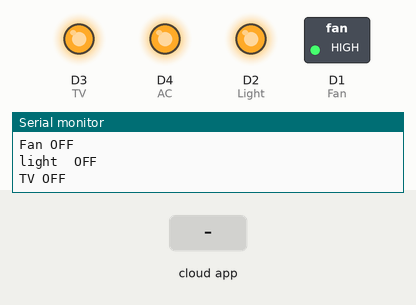
Recording of a sketch running on a simulated ESP8266 (NodeMCU). Shown: switched loads named in the sketch (green lamp = pin HIGH), output pins drawn as LEDs (lit = HIGH), the last lines printed to the serial monitor. The test bench sets the inputs (shaded band). WiFi joins after 1.5 s; servers stay silent unless stated; the Firebase database answers and starts empty.

Above: at 3.3 s.
3.4 s: the phone or cloud app sets S1 to 1
At 4.4 s:
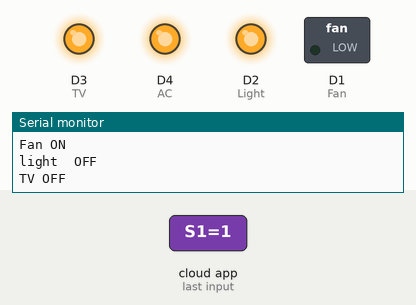
4.9 s: the phone or cloud app sets S2 to 1
At 6.6 s:
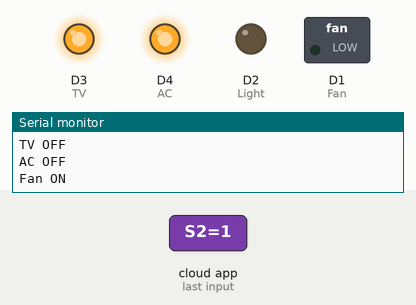
6.9 s: the phone or cloud app sets S3 to 1
At 8.5 s:
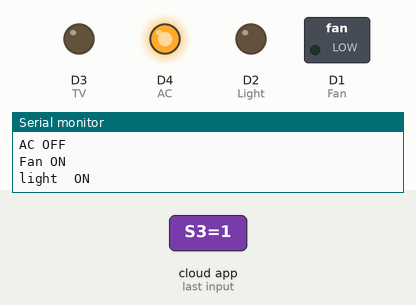
8.8 s: the phone or cloud app sets S4 to 1
At 9.7 s:
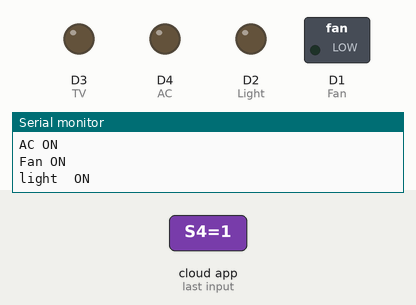
10.8 s: the phone or cloud app sets S1 to 0
At 11.9 s:
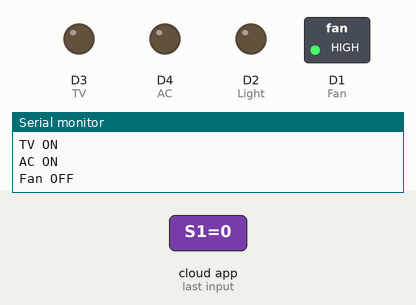
12.7 s: the phone or cloud app sets S2 to 0
At 14.1 s:
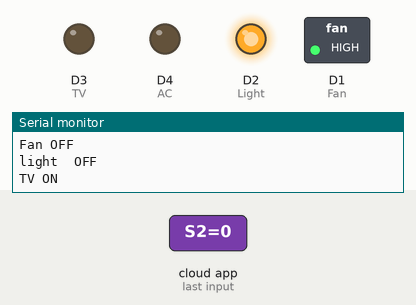
Timing chart, 0 to 15.7 s (numbered marks = the images above; inputs shaded):
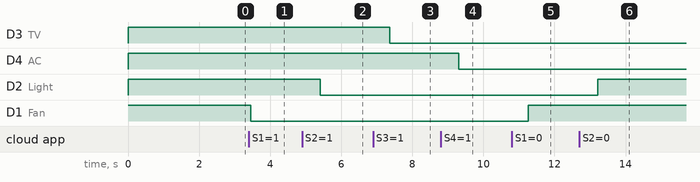

Measured:
- after the input at 3.4 s, D1 (Fan): HIGH → LOW after 0.05 s
- after the input at 4.9 s, D2 (Light): HIGH → LOW after 0.51 s
- after the input at 6.9 s, D3 (TV): HIGH → LOW after 0.46 s
- after the input at 8.8 s, D4 (AC): HIGH → LOW after 0.51 s
- after the input at 10.8 s, D1 (Fan): LOW → HIGH after 0.46 s
- after the input at 12.7 s, D2 (Light): LOW → HIGH after 0.52 s

The sketch:

NodeMCU-Code.ino
```cpp
#include<ESP8266WiFi.h>
#include<FirebaseArduino.h>
#define FIREBASE_HOST "iot-home-automation-12987.firebaseio.com"
#define FIREBASE_AUTH "h3zbBoDpacWeY6C2GzvqHTzooKwSw8xBEtRi08lJ"
#define WIFI_SSID "......"
#define WIFI_PASSWORD "....."

#define Fan D1 //D6
int val1;

#define Light D2 //D2
int val2;

#define TV D3  //D1
int val3;

#define AC D4 //D5
int val4;

void setup()
{
  Serial.begin(115200);
  pinMode(Fan,OUTPUT);
  pinMode(Light,OUTPUT);
  pinMode(TV,OUTPUT);
  pinMode(AC,OUTPUT);

  digitalWrite(Fan,HIGH);
  digitalWrite(Light,HIGH);
  digitalWrite(TV,HIGH);
  digitalWrite(AC,HIGH);


  WiFi.begin(WIFI_SSID,WIFI_PASSWORD);
  Serial.print("connecting");
  while (WiFi.status()!=WL_CONNECTED){
    Serial.print(".");
    delay(500);
  }
  Serial.println();
  Serial.print("connected:");
  Serial.println(WiFi.localIP());

  Firebase.begin(FIREBASE_HOST,FIREBASE_AUTH);
  Firebase.setInt("S1",0);
  Firebase.setInt("S2",0);
  Firebase.setInt("S3",0);
  Firebase.setInt("S4",0);

}
void firebasereconnect()
{
  Serial.println("Trying to reconnect");
    Firebase.begin(FIREBASE_HOST, FIREBASE_AUTH);
  }

void loop()
{
  if (Firebase.failed())
   {
      Serial.print("setting number failed:");
      Serial.println(Firebase.error());
      firebasereconnect();
      return;
      }

  val1=Firebase.getString("S1").toInt();

  if(val1==1)
     {
      digitalWrite(Fan,LOW);
      Serial.println("Fan ON");
    }
    else if(val1==0)
    {
      digitalWrite(Fan,HIGH);
      Serial.println("Fan OFF");
    }

  val2=Firebase.getString("S2").toInt();

  if(val2==1)
     {
      digitalWrite(Light,LOW);
      Serial.println("light  ON");
    }
    else if(val2==0)
    {
      digitalWrite(Light,HIGH);
      Serial.println("light  OFF");
       }

   val3=Firebase.getString("S3").toInt();

  if(val3==1)
     {
      digitalWrite(TV,LOW);
      Serial.println("TV ON");
    }
    else if(val3==0)
    {
      digitalWrite(TV,HIGH);
      Serial.println("TV OFF");
    }

   val4=Firebase.getString("S4").toInt();

  if(val4==1)
     {
      digitalWrite(AC,LOW);
      Serial.println("AC ON");
    }
    else if(val4==0)
    {
      digitalWrite(AC,HIGH);
      Serial.println("AC OFF");
    }
}
```
